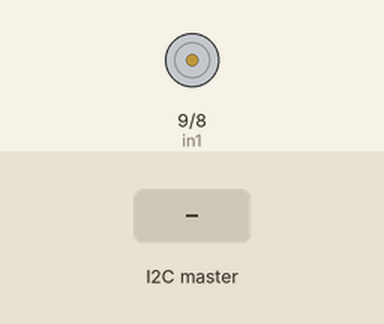
The sketch below on a simulated Arduino Uno, built with avr-gcc and run on an emulated ATmega328P. Parts: motor-driver pin pairs drawn as motors (green arrow = first pin HIGH = forward, orange = second pin HIGH = backward, longer = more drive, scaled by the enable pin). Inputs (shaded band) come from the test bench.

Above: at 1.2 s.
1.3 s: the I2C master sends the byte 5
Timing chart, 0 to 4.3 s (numbered marks = the images above; inputs shaded):
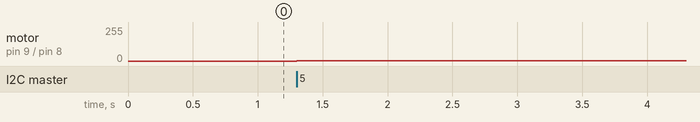

Measured:
- after the input at 1.3 s, motor on pin 9 (in1) / pin 8 (in2): stopped → forward 1/255 at once

The sketch:

Arduino.ino
```cpp
#include <Wire.h>

#define SLAVE_ADDR 1

// Defining the connections for the two DC motors.
int enA = 3;
int in1 = 9;
int in2 = 8;

// Initializing the response obtained from master.
float response = 0;
int speed;
int reverse = 0;

void setup() {

  // Set-up of I2C communications.
  Wire.begin(SLAVE_ADDR);
  Wire.onReceive(receiveEvent);

  // Set-up of testing through serial monitor.
  Serial.begin(115200);

  // Set all the motor control pins to outputs.
	pinMode(enA, OUTPUT);
	pinMode(in1, OUTPUT);
	pinMode(in2, OUTPUT);

	// Initial state of motors is turned off.
	digitalWrite(in1, LOW);
	digitalWrite(in2, LOW);
}


void receiveEvent() {

  float response = 0;            // Resets the response.
  String aux;

  while (Wire.available()) {    // Recieves the response.
      char b = Wire.read();
      aux += b;
  }

  response = aux.toFloat();

  if (response > 0) {
    speed = map(int(response*100), 0, 100, 1, 255);
    reverse = 0;
  }
  else {
    speed = map(int(response*100), -100, 0, 255, 1);
    reverse = 1;
  }
}


void motorAction(int speed) {
	analogWrite(enA, speed);

	// Turn on motor A.
  if (reverse) {
    digitalWrite(in1, HIGH);
	  digitalWrite(in2, LOW);
  }
  else {
    digitalWrite(in1, LOW);
	  digitalWrite(in2, HIGH);
  }

}

void loop() {
  motorAction(speed);
}
```
